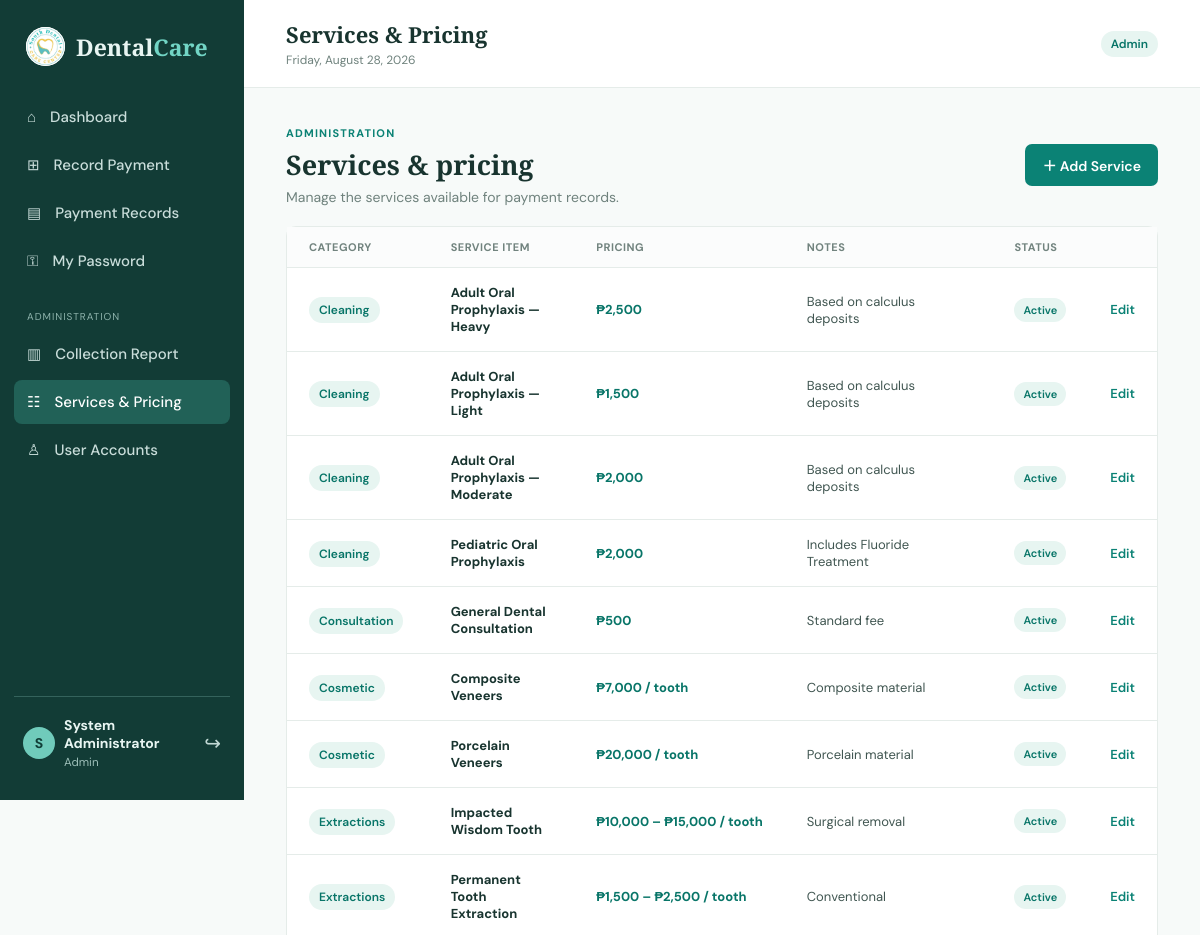
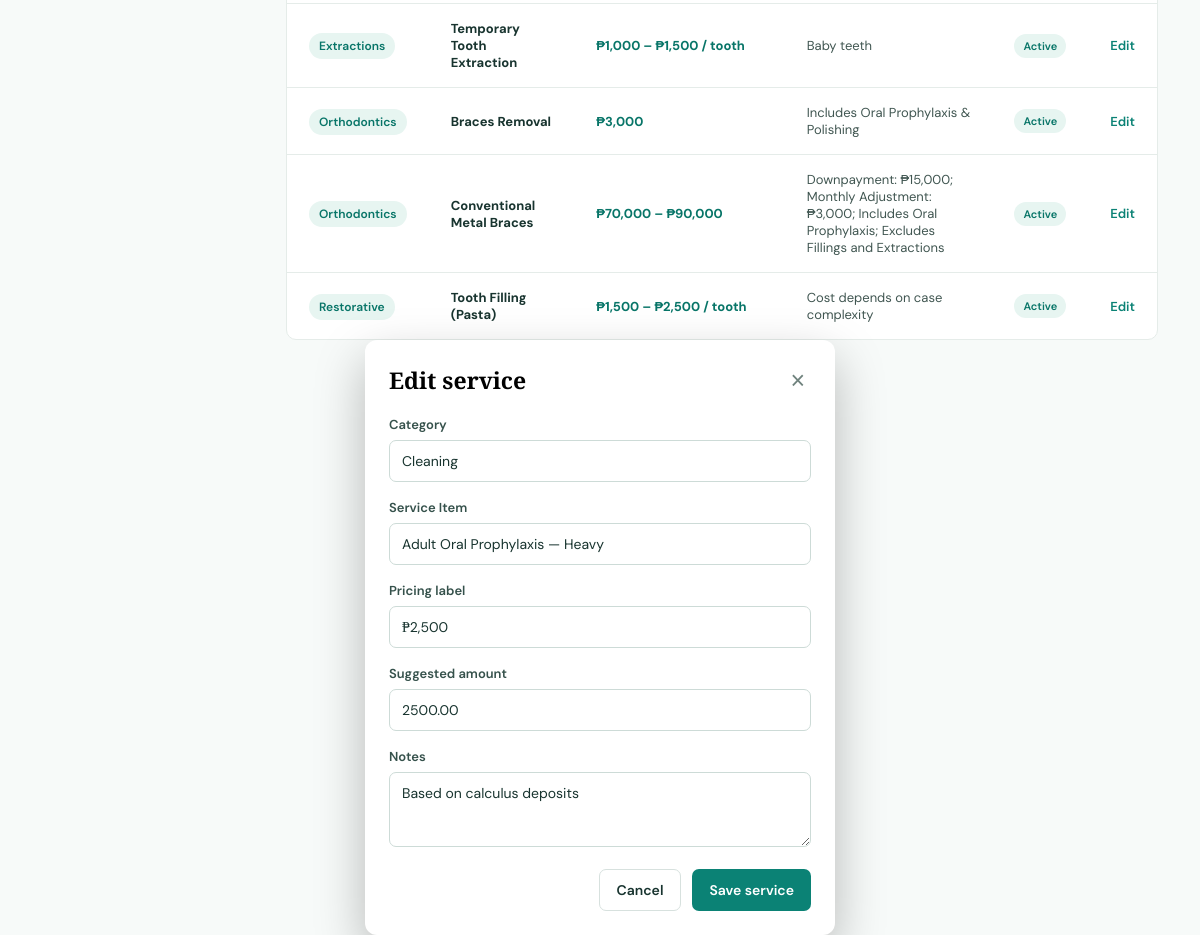
Page /admin/services.php?edit=4 (signed in) on the committed database (2 pictures, top to bottom).
### tables this page shows
CREATE TABLE services (id INT UNSIGNED AUTO_INCREMENT PRIMARY KEY, category VARCHAR(100) NOT NULL, service_item VARCHAR(160) NOT NULL, price_label VARCHAR(80) NOT NULL, default_price DECIMAL(10,2) NULL, notes TEXT NULL, active TINYINT(1) NOT NULL DEFAULT 1);

### shared/config.php (called while the page is built, shortened)
<?php
function db(): PDO {
    static $pdo = null;
    if ($pdo === null) {
        $pdo = new PDO('mysql:host=' . DB_HOST . ';dbname=' . DB_NAME . ';charset=utf8mb4', DB_USER, DB_PASS, [
            PDO::ATTR_ERRMODE => PDO::ERRMODE_EXCEPTION,
            PDO::ATTR_DEFAULT_FETCH_MODE => PDO::FETCH_ASSOC,
        ]);
    }
    return $pdo;
}
function e(?string $value): string { return htmlspecialchars((string)$value, ENT_QUOTES, 'UTF-8'); }

### admin/services.php (the view, shortened to what this page needs)
<?php require_once __DIR__.'/config.php'; require_admin(); $page_title='Services & Pricing'; require_once __DIR__.'/header.php';
$edit=null;if(isset($_GET['edit'])){$q=db()->prepare('SELECT * FROM services WHERE id=?');$q->execute([(int)$_GET['edit']]);$edit=$q->fetch();}$rows=db()->query('SELECT * FROM services ORDER BY category,service_item')->fetchAll(); ?>
<div class="list-head"><div><span>ADMINISTRATION</span><h2>Services & pricing</h2><p>Manage the services available for payment records.</p></div><button class="primary" onclick="document.getElementById('service-modal').showModal()">＋ Add Service</button></div><div class="panel"><div class="table-wrap"><table><thead><tr><th>Category</th><th>Service Item</th><th>Pricing</th><th>Notes</th><th>Status</th><th></th></tr></thead><tbody><?php foreach($rows as $r):?><tr><td><span class="tag"><?=e($r['category'])?></span></td><td><strong><?=e($r['service_item'])?></strong></td><td class="amount"><?=e($r['price_label'])?></td><td><?=e($r['notes'])?></td><td><form method="post"><input type="hidden" name="action" value="toggle"><input type="hidden" name="id" value="<?=$r['id']?>"><button class="status <?=$r['active']?'on':'off'?>"><?=$r['active']?'Active':'Inactive'?></button></form></td><td><a class="text-link" href="services.php?edit=<?=$r['id']?>">Edit</a></td></tr><?php endforeach;?></tbody></table></div></div>
<dialog id="service-modal" <?= $edit?'open':'' ?>><form method="post" class="modal-form"><input type="hidden" name="action" value="<?=$edit?'edit':'add'?>"><input type="hidden" name="id" value="<?=$edit['id']??''?>"><div class="modal-title"><h2><?=$edit?'Edit':'Add'?> service</h2><button type="button" onclick="this.closest('dialog').close()">×</button></div><label>Category<input name="category" value="<?=e($edit['category']??'')?>" required></label><label>Service Item<input name="service_item" value="<?=e($edit['service_item']??'')?>" required></label><label>Pricing label<input name="price_label" value="<?=e($edit['price_label']??'')?>" placeholder="e.g. ₱1,500 – ₱2,500"></label><label>Suggested amount<input type="number" step="0.01" min="0" name="default_price" value="<?=e($edit['default_price']??'')?>" placeholder="Optional"></label><label>Notes<textarea name="notes"><?=e($edit['notes']??'')?></textarea></label><div class="form-actions"><button type="button" class="secondary" onclick="this.closest('dialog').close()">Cancel</button><button class="primary">Save service</button></div></form></dialog><?php require __DIR__.'/footer.php';

### static/assets/style.css (style rules this page uses)
:root { --ink:#18342f;--muted:#6f827d;--line:#e5ece9;--green:#0b8275;--green2:#05685f;--pale:#f2faf8;--paper:#fff;--bg:#f7faf9;--danger:#b84343 }
* { box-sizing:border-box }
body { margin:0;background:var(--bg);color:var(--ink);font:14px 'DM Sans',sans-serif }
a { text-decoration:none;color:var(--green) }
.role-pill,.tag { background:#e7f5f1;color:#087568;padding:5px 10px;border-radius:20px;font-size:12px;font-weight:600 }
.welcome,.list-head { display:flex;align-items:center;justify-content:space-between;margin-bottom:25px }
.welcome span,.intro>span,.list-head span { font-size:11px;letter-spacing:1.2px;color:var(--green);font-weight:700 }
.welcome h2,.intro h2,.list-head h2 { font:700 27px 'Playfair Display';margin:5px 0 }
.welcome p,.intro p,.list-head p { margin:0;color:var(--muted) }
.primary,.secondary { border:0;border-radius:7px;padding:11px 17px;font:600 14px 'DM Sans';cursor:pointer;display:inline-block }
.primary { background:var(--green);color:white }
.secondary { background:white;color:var(--ink);border:1px solid #d7e1de }
.panel { background:white;border:1px solid var(--line);border-radius:10px }
.table-wrap { overflow:auto }
table { width:100%;border-collapse:collapse;min-width:720px }
th { text-align:left;color:#71837e;background:#fbfcfc;text-transform:uppercase;letter-spacing:.5px;font-size:11px;padding:13px 22px }
td { padding:16px 22px;border-top:1px solid var(--line);color:#405651;font-size:13px }
td strong { color:var(--ink) }
.amount { font-weight:700;color:#087568;white-space:nowrap }
label { display:grid;gap:7px;font-size:13px;font-weight:600;color:#35514b;margin-bottom:17px }
input,select,textarea { font:14px 'DM Sans';border:1px solid #cddbd7;border-radius:7px;padding:11px 12px;color:var(--ink);background:white;outline:none;width:100% }
textarea { min-height:75px;resize:vertical }
.form-actions { padding:19px 24px;display:flex;justify-content:flex-end;gap:11px }
.list-head { margin-bottom:20px }
.status { border:0;border-radius:20px;padding:5px 9px;font:600 11px 'DM Sans';cursor:pointer }
.status.on { color:#087568;background:#e7f5f1 }
.text-link { font-weight:600 }
dialog { border:0;border-radius:12px;padding:0;width:min(470px,calc(100% - 32px));box-shadow:0 20px 50px #0004 }
.modal-form { padding:24px }
.modal-title { display:flex;justify-content:space-between;align-items:center;margin-bottom:20px }
.modal-title h2 { font:700 23px 'Playfair Display';margin:0 }
.modal-title button { border:0;background:transparent;font-size:25px;color:var(--muted);cursor:pointer }
.modal-form .form-actions { padding:5px 0 0 }

### rows in the picture
services: category "Cleaning", service_item "Adult Oral Prophylaxis — Heavy", price_label "₱2,500", notes "Based on calculus deposits", active "Active", default_price "2500.00"
services: category "Cleaning", service_item "Adult Oral Prophylaxis — Light", price_label "₱1,500", notes "Based on calculus deposits", active "Active"
services: category "Cleaning", service_item "Adult Oral Prophylaxis — Moderate", price_label "₱2,000", notes "Based on calculus deposits", active "Active"
services: category "Cleaning", service_item "Pediatric Oral Prophylaxis", price_label "₱2,000", notes "Includes Fluoride Treatment", active "Active"
services: category "Consultation", service_item "General Dental Consultation", price_label "₱500", notes "Standard fee", active "Active"
services: category "Cosmetic", service_item "Composite Veneers", price_label "₱7,000 / tooth", notes "Composite material", active "Active"
services: category "Cosmetic", service_item "Porcelain Veneers", price_label "₱20,000 / tooth", notes "Porcelain material", active "Active"
services: category "Extractions", service_item "Impacted Wisdom Tooth", price_label "₱10,000 – ₱15,000 / tooth", notes "Surgical removal", active "Active"
services: category "Extractions", service_item "Permanent Tooth Extraction", price_label "₱1,500 – ₱2,500 / tooth", notes "Conventional", active "Active"
services: category "Extractions", service_item "Temporary Tooth Extraction", price_label "₱1,000 – ₱1,500 / tooth", notes "Baby teeth", active "Active"
services: category "Orthodontics", service_item "Braces Removal", price_label "₱3,000", notes "Includes Oral Prophylaxis & Polishing", active "Active"
services: category "Orthodontics", service_item "Conventional Metal Braces", price_label "₱70,000 – ₱90,000", notes "Downpayment: ₱15,000; Monthly Adjustment: ₱3,000; Includes Oral Prophylaxis; Excludes Fillings and Extractions", active "Active"
services: category "Restorative", service_item "Tooth Filling (Pasta)", price_label "₱1,500 – ₱2,500 / tooth", notes "Cost depends on case complexity", active "Active"

### other values in the picture
substr($_SESSION['user']['full_name'], 0, 1) "S"
$_SESSION['user']['full_name'] "System Administrator"
$_SESSION['user']['role'] "Admin"
$page_title "Services & Pricing"
